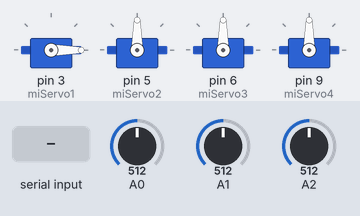
A sketch run on a simulated Arduino Uno, built with avr-gcc and run on an emulated ATmega328P. On the bench: 4 × servo. The test bench sets the inputs (shaded band); at power-on: A0 = 512, A1 = 512, A2 = 512. What the sketch prints to the serial monitor is not drawn.

Above: at 1.8 s.
1.9 s: "l" received over Serial
At 3.2 s:
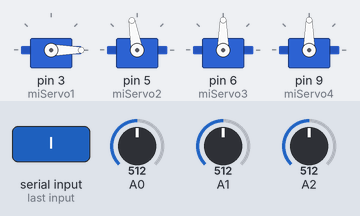
3.5 s: "g" received over Serial
At 5.0 s:
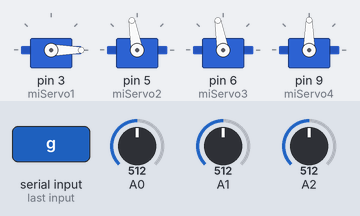
5.5 s: "r" received over Serial
At 6.6 s:
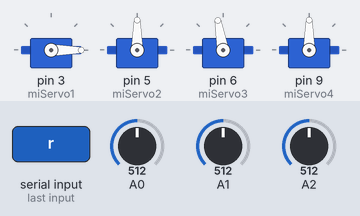
7.5 s: "b" received over Serial
At 9.4 s:
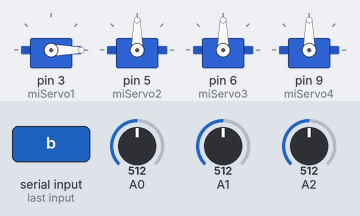
Timing chart, 0 to 10.5 s (numbered marks = the images above; inputs shaded):
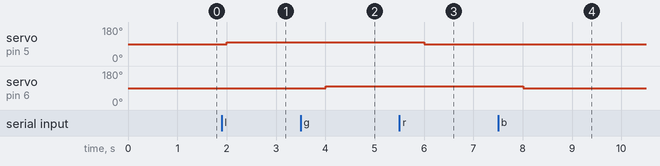

The sketch:

Drone_musc.ino
```cpp
#include <Servo.h>

//variable de recepcion de datos y cariables de control de elevacion
int option;
int led = 13;
int contador=0;
int contador2=90;
int contador3=90;
int inicio=0;
int sensor=0;
int sensor2 =0;
int sensor3 =0;

Servo miServo1;
Servo miServo2;
Servo miServo3;
Servo miServo4;


void setup()
{
 //asignacion de comunicacion de datos entre arduino y antena bt
  Serial.begin(9600);

//Asignacion de pines del servomotor
  miServo1.attach(3);
  miServo2.attach(5);
  miServo3.attach(6);
  miServo4.attach(9);


  //Posicionamiento inicial
  miServo1.write(contador);  //Altura
  miServo2.write(contador2); //giro en el eje
  miServo3.write(contador3); //giro en el eje
}


void loop()
{
  sensor = analogRead(A0);
  sensor2 = analogRead(A1);
  sensor3 = analogRead(A2);
  Serial.print(String(sensor)+":"+String(sensor2)+":"+String(sensor3)+"A"); // +String(sensor2)+":"+String(sensor3)+"A");
  delay(1000);
  //si existe datos disponibles los leemos
  if (Serial.available()>0)
  {
    //leemos la opcion enviada
    option=Serial.read();
    ///////////////////////////
    if(option=='u')
    {

      contador=contador+10;
      if (contador>180)//limitantre de elevacion
      {
          contador=180;
      }
      miServo1.write(contador);
      Serial.println(contador);

    }
    if(option=='d')
    {

      contador=contador-10;
      if (contador<0)
      {
          contador=0;
      }
      miServo1.write(contador);
      Serial.println(contador);
    }
    if(option=='l')
    {

      contador2=contador2+10;
      if (contador2>180)
      {
          contador2=180;
      }
      miServo2.write(contador2);
      Serial.println(contador2);

    }
    if(option=='r')
    {

      contador2=contador2-10;
      if (contador2<0)
      {
          contador2=0;
      }
      miServo2.write(contador2);
      Serial.println(contador2);
    }
    if(option=='g')
    {

      contador3=contador3+10;
      if (contador3>180)
      {
          contador3=180;
      }
      miServo3.write(contador3);
      Serial.println(contador3);

    }
    if(option=='b')
    {

      contador3=contador3-10;
      if (contador3<0)
      {
          contador3=0;
      }
      miServo3.write(contador3);
      Serial.println(contador3);
    }

  }

}
```

Measured:
- after the input at 1.9 s, servo on pin 5 (miServo2): 90° → 100° after 0.10 s
- after the input at 3.5 s, servo on pin 6 (miServo3): 90° → 100° after 0.50 s
- after the input at 5.5 s, servo on pin 5 (miServo2): 100° → 90° after 0.51 s
- after the input at 7.5 s, servo on pin 6 (miServo3): 100° → 90° after 0.51 s
